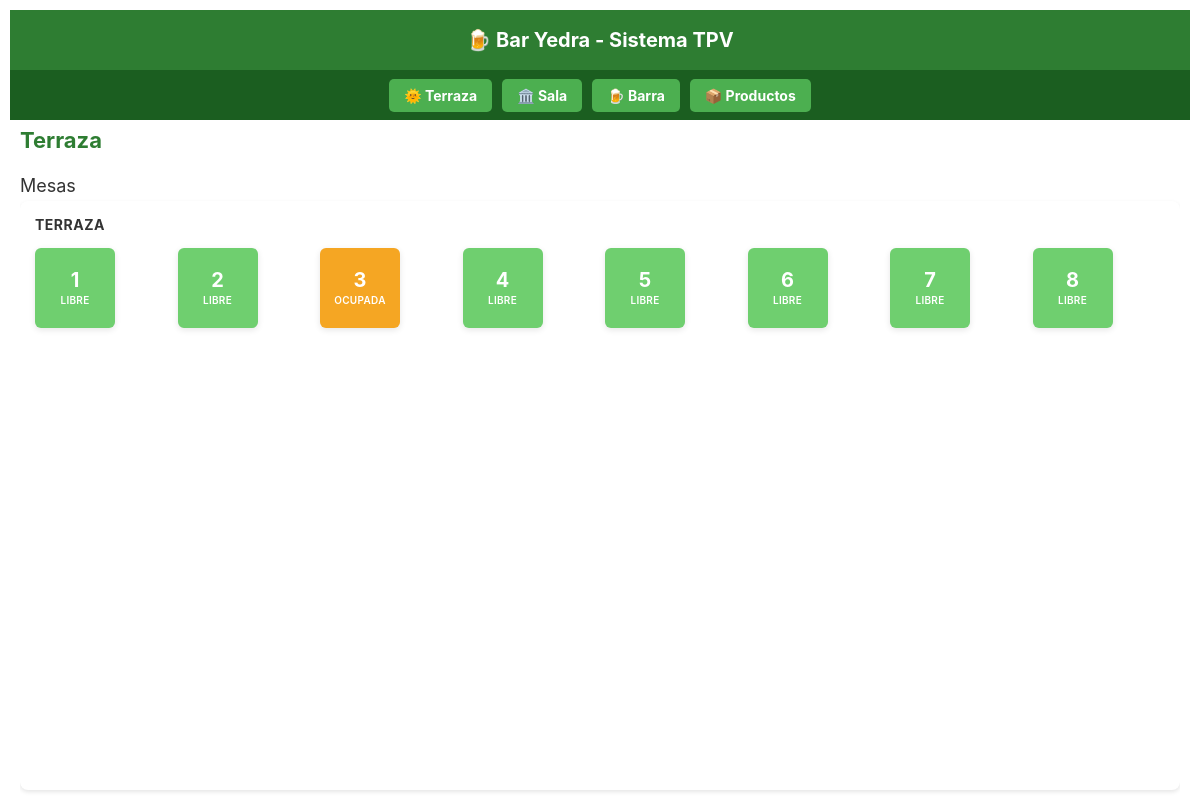
Page /terraza on the earlier database version.
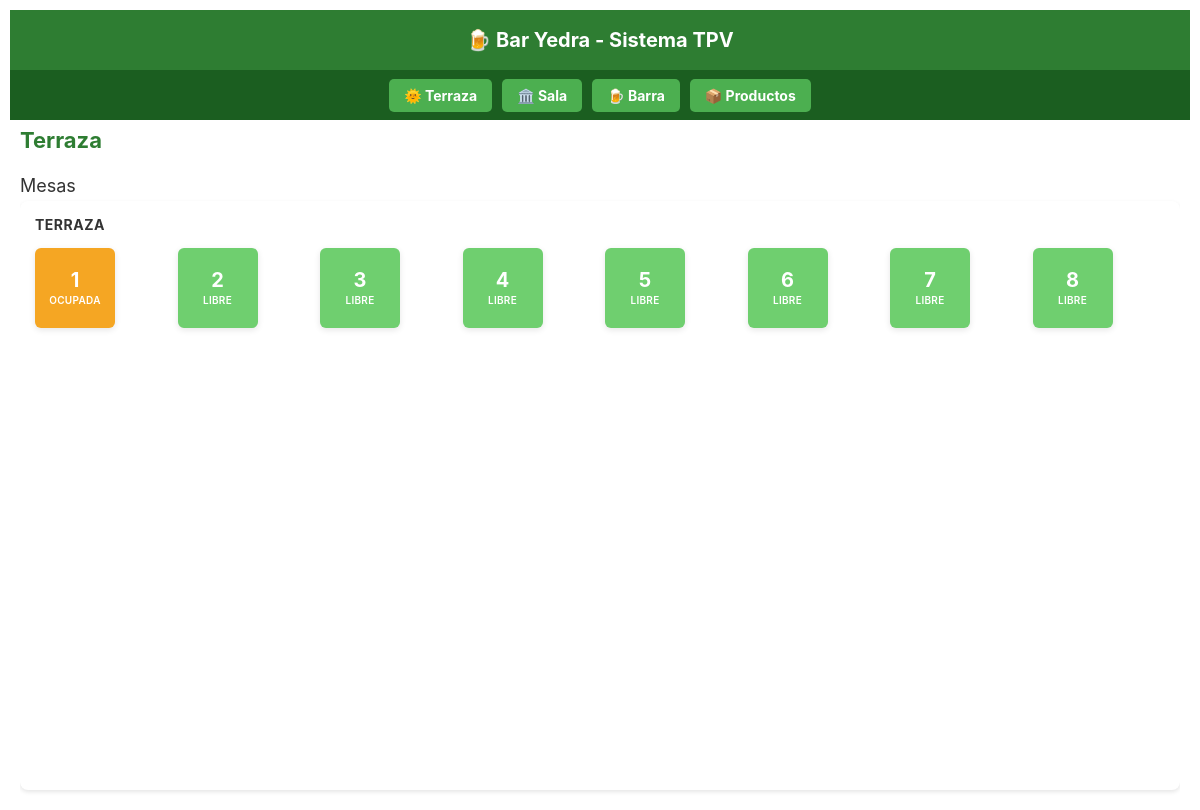
Same page on the later database version.
### models.py (models this page shows, shortened)
class Mesa(db.Model):
    __tablename__ = 'mesa'
    id = db.Column(db.Integer, primary_key=True)
    numero = db.Column(db.Integer, nullable=False)
    zona = db.Column(db.String(50), nullable=False)  # Terraza, Sala, Barra
    estado = db.Column(db.String(20), default='libre')  # libre, ocupada, pagada
    pedidos = db.relationship('Pedido', backref='mesa', lazy=True)

### app.py (the view)
@app.route('/terraza')
def terraza():
    mesas = Mesa.query.filter_by(zona='Terraza').order_by(Mesa.numero).all()
    return render_template('terraza.html', mesas=mesas)

### templates/terraza.html (shortened to what this page needs)
{% extends "base_tpv.html" %}
{% block content %}
<div class="page-wrapper">
    <div class="products-header">
        <h2>Terraza</h2>
    </div>
    <h3>Mesas</h3>
    <div class="section">
        <div class="section-title">TERRAZA</div>
        <div class="mesas-grid">
            {% for mesa in mesas %}
                <div class="mesa-card {{ mesa.estado }}" onclick="window.location.href='/mesa/{{ mesa.id }}'">
                    <div class="mesa-numero">{{ mesa.numero }}</div>
                    <div class="mesa-estado">
                        {% if mesa.estado == 'libre' %}
                            LIBRE
                        {% elif mesa.estado == 'ocupada' %}
                            OCUPADA
                        {% else %}
                            PAGADA
                        {% endif %}
                    </div>
                </div>
            {% endfor %}
        </div>
    </div>
</div>
{% endblock %}

### templates/base_tpv.html (shortened to what this page needs)
<!DOCTYPE html>
<html lang="es">
<head>
</head>
<body>
    <div class="header">
        <h1>🍺 Bar Yedra - Sistema TPV</h1>
    </div>
    <div class="nav">
        <a href="/terraza">🌞 Terraza</a>
        <a href="/sala">🏛️ Sala</a>
        <a href="/barra">🍺 Barra</a>
        <a href="/products">📦 Productos</a>
    </div>
    <div class="container">
        {% block content %}{% endblock %}
    </div>
</body>
</html>

### templates/base_tpv.html (style rules this page uses)
* { margin: 0; padding: 0; box-sizing: border-box; }
body { font-family: Arial, sans-serif; background: #f5f5f5; color: #333; height: 100vh; max-height: 1024px; overflow: hidden; }
.header { background: #2e7d32; color: white; padding: 10px; text-align: center; height: 60px; display: flex; align-items: center; justify-content: center; }
.header h1 { margin: 0; font-size: 20px; }
.nav { background: #1b5e20; padding: 8px; text-align: center; height: 50px; display: flex; align-items: center; justify-content: center; }
.nav a { color: white; text-decoration: none; padding: 8px 15px; margin: 0 5px; background: #4caf50; border-radius: 5px; font-weight: bold; font-size: 14px; }
.container { max-width: 1200px; margin: 0 auto; padding: 0 10px; height: calc(100vh - 110px); max-height: 914px; overflow-y: auto; }

### templates/terraza.html (style rules this page uses)
body { background-color: #ffffff; margin: 0; padding: 10px; font-family: -apple-system, BlinkMacSystemFont, 'Segoe UI', Roboto, sans-serif; height: 100vh; max-height: 1024px; overflow: hidden; }
.page-wrapper { height: calc(100vh - 120px); max-height: 904px; overflow: hidden; display: flex; flex-direction: column; }
.section { background: white; border-radius: 8px; padding: 15px; margin-bottom: 10px; box-shadow: 0 2px 4px rgba(0,0,0,0.1); flex: 1; overflow: hidden; }
.section-title { color: #333; font-size: 14px; font-weight: bold; margin-bottom: 15px; text-transform: uppercase; letter-spacing: 0.5px; }
.mesas-grid { display: grid; grid-template-columns: repeat(8, 1fr); gap: 10px; height: calc(100% - 35px); align-content: start; }
.mesa-card { background: #6FCF6F; border: none; border-radius: 6px; padding: 10px; text-align: center; cursor: pointer; transition: all 0.3s ease; aspect-ratio: 1; display: flex; flex-direction: column; justify-content: center; align-items: center; height: 80px; box-shadow: 0 2px 6px rgba(0,0,0,0.1); }
.mesa-card.ocupada { background: #F5A623; }
.mesa-numero { color: white; font-size: 20px; font-weight: bold; margin-bottom: 4px; line-height: 1; }
.mesa-estado { color: white; font-size: 10px; font-weight: 600; text-transform: uppercase; letter-spacing: 0.3px; }
.products-header { display: flex; justify-content: space-between; align-items: center; margin-bottom: 10px; height: 40px; }
.products-header h2 { color: #2e7d32; font-size: 22px; margin: 0; font-weight: bold; }
h3 { color: #333; font-size: 18px; margin: 5px 0; font-weight: normal; }

Differences in the rows shown:
changed Mesa (number 1 of 8 on the later page): estado "LIBRE" → "OCUPADA"
changed Mesa (number 3 of 8 on the later page): estado "OCUPADA" → "LIBRE"
